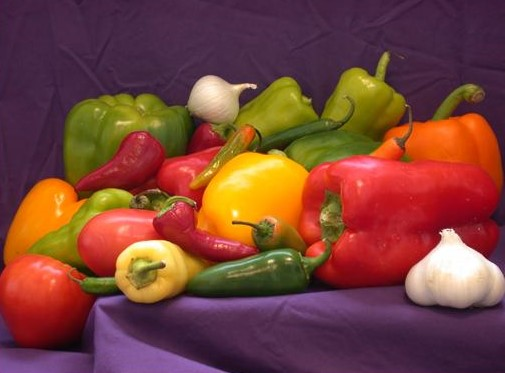
#> input picture test_data/images/default.jpg, 505 x 373 px
$ python generate_images.py
#> lines starting #> are read from the running program, lines starting #| are printed output that depends on the picture
### Transform/src/noise.py
from typing import Optional, Tuple

import numpy as np
from numpy.fft import fftshift, ifftshift, fftn, ifftn


class Noiser:
    def __init__(self, sigma: float = 0.01):
        """
        Initializes the Noiser object with the given sigma value.

        Args:
            sigma (float, optional): The sigma value for noise generation. Defaults to 0.01.
        """
        self.sigma = sigma

    # [8 lines left out: function set_sigma, not called in this run]

    def add_noise(self, imgs: np.ndarray, sigma: Optional[float] = None) -> np.ndarray:
        """
        Adds white noise to the given images. If sigma is not provided, the sigma value
        of the Noiser object is used.

        Args:
            imgs (np.ndarray): The images to which noise will be added.
            sigma (float, optional): The sigma value for noise generation. Defaults to None.

        Returns:
            np.ndarray: The images with added noise.
        """
        if sigma is None:
            sigma = self.sigma
        if len(imgs.shape) == 3:
            for img_idx in range(imgs.shape[-1]):
                img = imgs[:, :, img_idx]
                noise_img = self.add_noise_in_k_space(img.shape, sigma)
                imgs[:, :, img_idx] = img + noise_img
        else:
            noise_img = self.add_noise_in_k_space(imgs.shape, sigma)
            imgs += noise_img
        return imgs

    def add_noise_in_k_space(self, shape: Tuple[int, ...], sigma: float) -> np.ndarray:
        """
        Generates rician noise with the given shape and sigma value in k-space.

        Args:
            shape (tuple): The shape of the white noise to be generated.
            sigma (float): The sigma value for noise generation.

        Returns:
            np.ndarray: The generated white noise.
        """
        dummy_img = np.zeros(shape)
        k_space_dummy = self.__transform_image_to_kspace(dummy_img)
        k_space_noise = self.__add_gaussian_noise(k_space_dummy, 1)
        noise_img = self.__transform_kspace_to_image(k_space_noise)
        return sigma * noise_img / noise_img.std()

    def __add_gaussian_noise(self, img: np.ndarray, sigma: float) -> np.ndarray:
        mean = 0
        shape = img.shape
        real_noise = np.random.normal(mean, sigma, shape)
        imag_noise = np.random.normal(mean, sigma, shape) * 1j
        return img + real_noise + imag_noise

    def __transform_kspace_to_image(
        self,
        k: np.ndarray,
        dim: Optional[np.ndarray] = None,
        img_shape: Optional[Tuple[int, ...]] = None,
    ) -> np.ndarray:
        if dim is None:
            dim = range(k.ndim)
        return np.abs(ifftn(ifftshift(k), s=img_shape, axes=dim))

    def __transform_image_to_kspace(
        self,
        img: np.ndarray,
        dim: Optional[np.ndarray] = None,
        k_shape: Optional[Tuple[int, ...]] = None,
    ) -> np.ndarray:
        if dim is None:
            dim = range(img.ndim)
        return fftshift(fftn(img, s=k_shape, axes=dim), axes=dim)

### test_data/images/generate_images.py
import nibabel as nib
from skimage.util import random_noise

from PIL import Image
import numpy as np
from pathlib import Path
from Transform.src.noise import Noiser


def add_noise_and_save(output_path, sigma):
    # Load the default "Lena" image using Pillow
#> called with sigma = 0
    image = Image.open("default.jpg").convert("L")
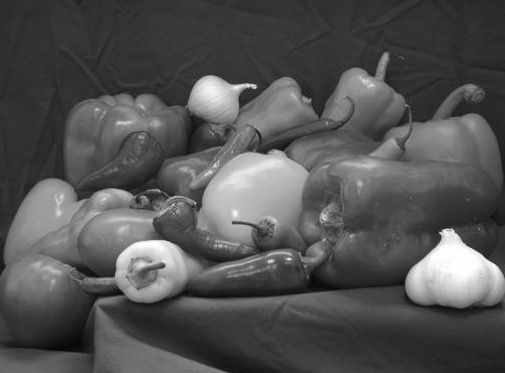
#> image: PIL image 505x373 L; min 7, max 255, mean 82.8

    # Convert the image to a NumPy array
    data = np.array(image).astype("float64")
    data /= 255.0

    # Add noise to the image using skimage
    noiser = Noiser(sigma=sigma)
    noisy_data = noiser.add_noise(data) * 255.0

    # Create a new NIFTI image with the noisy data
    noisy_image = nib.Nifti1Image(noisy_data, np.eye(4), nib.Nifti1Header())

    # Save the noisy image to the output path
    nib.save(noisy_image, output_path)

    # Save the noisy image as png
    noisy_image = Image.fromarray(noisy_data).convert("RGB")
    noisy_image.save(output_path.as_posix().replace("nii.gz", "png"))


if __name__ == "__main__":
    base = Path(__file__).parent
    add_noise_and_save(base / "image_sigma_0.nii.gz", sigma=0)
    add_noise_and_save(base / "image_sigma_0_025.nii.gz", sigma=0.025)
    add_noise_and_save(base / "image_sigma_0_05.nii.gz", sigma=0.05)
#> call 3 of add_noise_and_save, with sigma = 0.05
#> in add_noise (call 3), `imgs += noise_img`:
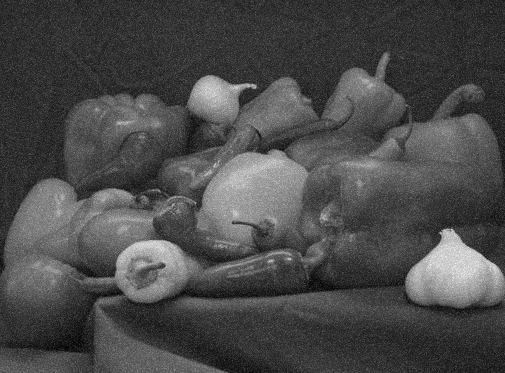
#> imgs: shape (373, 505) float64; min 0.047, max 1.32, mean 0.421; drawn with min black and max white
#> in add_noise_and_save (call 3), `noisy_image = Image.fromarray(noisy_data).convert("RGB")`:
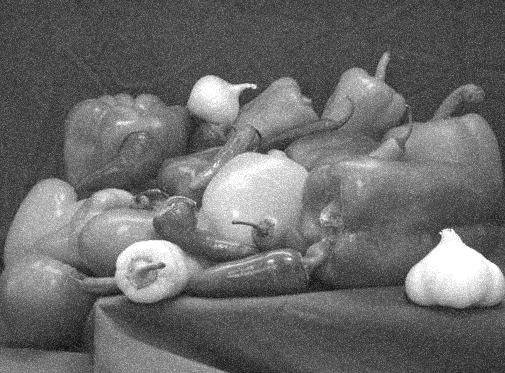
#> noisy_image: PIL image 505x373 RGB; min 11, max 255, mean 106.5
    add_noise_and_save(base / "image_sigma_0_1.nii.gz", sigma=0.1)
#> call 4 of add_noise_and_save, with sigma = 0.1
#> in add_noise (call 4), `imgs += noise_img`:
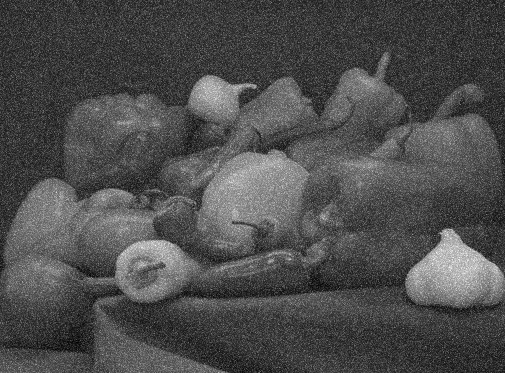
#> imgs: shape (373, 505) float64; min 0.0485, max 1.58, mean 0.516; drawn with min black and max white
#> in add_noise_and_save (call 4), `noisy_image = Image.fromarray(noisy_data).convert("RGB")`:
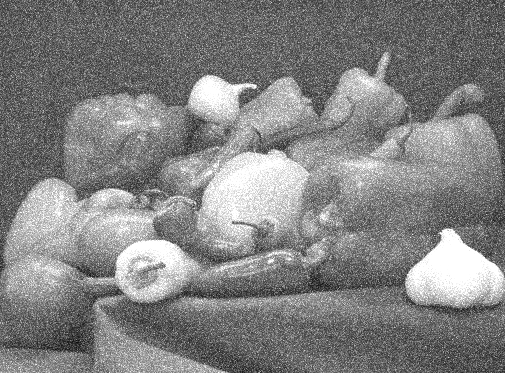
#> noisy_image: PIL image 505x373 RGB; min 12, max 255, mean 130.2
